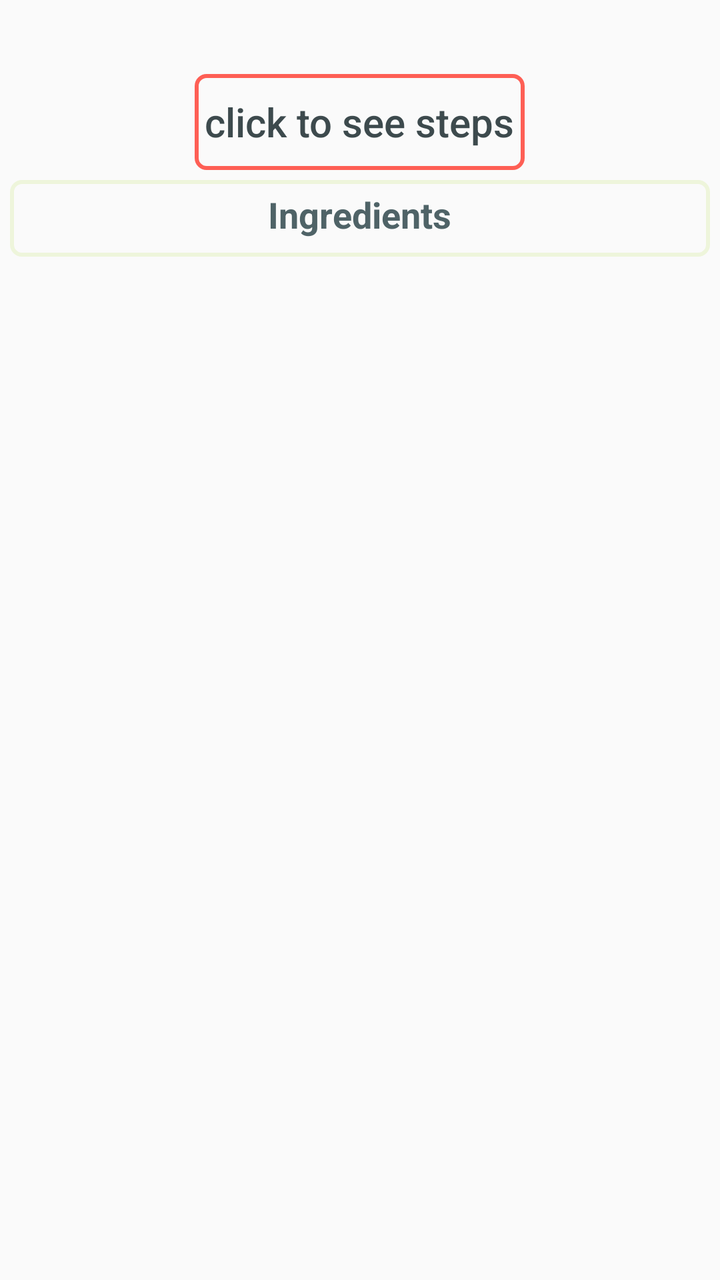
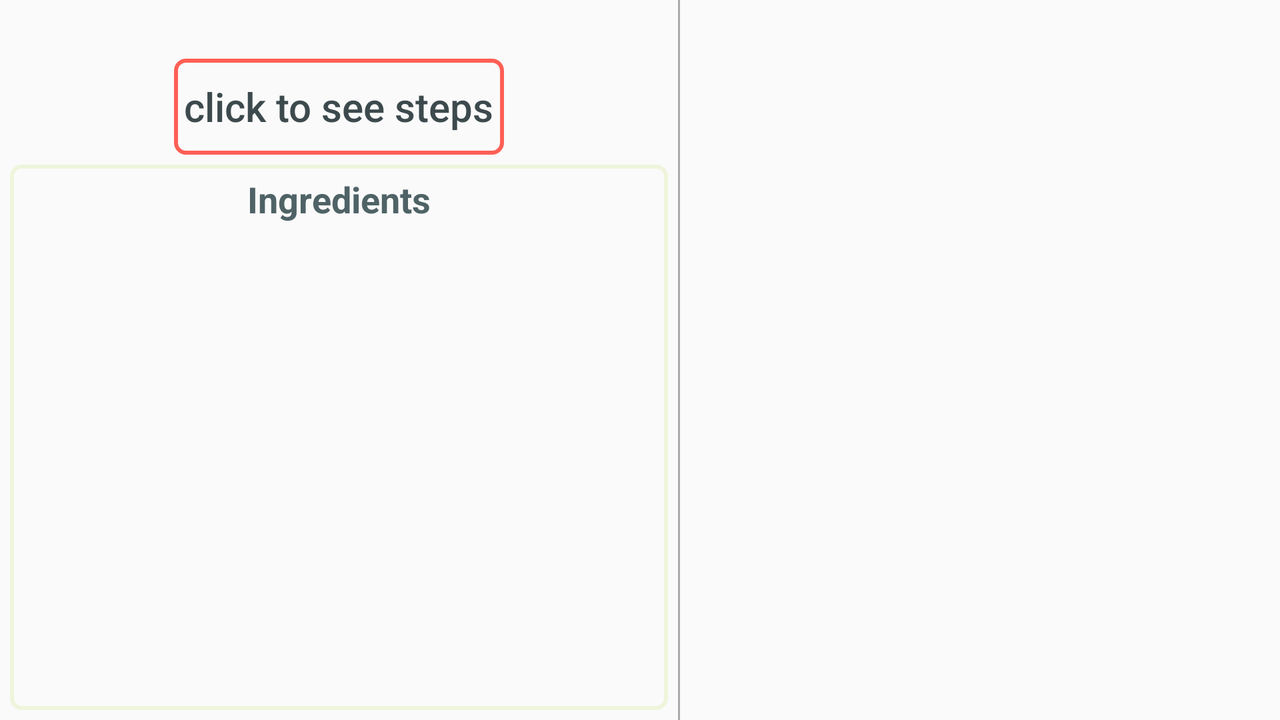

One screen, two layout resources from the same app: the default and the repository's alternative for another configuration. Each is rendered where Android would select it; the XML of both is given below.
<!-- AndroidManifest.xml: application theme AppTheme -->
<!-- res/layout/activity_detials.xml -->
<?xml version="1.0" encoding="utf-8"?>
<LinearLayout xmlns:android="http://schemas.android.com/apk/res/android"
    xmlns:tools="http://schemas.android.com/tools"
    android:layout_width="match_parent"
    android:layout_height="match_parent"
    tools:context="com.example.ibrahim.udacity_and_baking_app.modules.details.DetailsActivity">


    <LinearLayout
        android:id="@+id/linear_details"
        android:layout_width="match_parent"
        android:layout_height="match_parent"
        android:orientation="vertical"
        tools:ignore="UselessParent">

        <TextView
            android:id="@+id/tv_baking_name"
            android:layout_width="wrap_content"
            android:layout_height="wrap_content"
            android:layout_gravity="center"
            android:padding="5dp"
            android:textColor="@color/colorDarkBink"
            android:textSize="20sp"
            android:textStyle="bold" />

        <Button
            android:id="@+id/btn_show_details"
            android:layout_width="wrap_content"
            android:layout_height="wrap_content"
            android:layout_gravity="center"
            android:background="@drawable/border_bink"
            android:padding="5dp"
            android:text="@string/show_steps"
            android:textAppearance="@style/Base.TextAppearance.AppCompat.Title"
            android:textColor="@color/colorText"
            android:textSize="20sp" />

        <LinearLayout
            android:id="@+id/linear_ingredients"
            android:layout_width="match_parent"
            android:layout_height="wrap_content"
            android:layout_marginBottom="5dp"
            android:layout_marginLeft="5dp"
            android:layout_marginRight="5dp"
            android:layout_marginTop="5dp"
            android:background="@drawable/border_ivory"
            android:orientation="vertical"
            android:padding="5dp">

            <TextView
                android:layout_width="wrap_content"
                android:layout_height="wrap_content"
                android:layout_gravity="center"
                android:text="@string/ingredients"
                android:textColor="@color/colorTextTitle"
                android:textSize="18sp"
                android:textStyle="bold" />

            <RelativeLayout
                android:layout_width="match_parent"
                android:layout_height="wrap_content"
                android:orientation="horizontal">


                <android.support.v7.widget.RecyclerView
                    android:id="@+id/ingredients_list"
                    android:layout_width="match_parent"
                    android:layout_height="wrap_content"
                    android:padding="2dp"
                    android:scrollbars="vertical" />


            </RelativeLayout>
        </LinearLayout>


        <LinearLayout
            android:id="@+id/linear_steps"
            android:layout_width="match_parent"
            android:layout_height="match_parent"
            android:layout_marginBottom="5dp"
            android:layout_marginLeft="5dp"
            android:layout_marginRight="5dp"
            android:layout_marginTop="5dp"
            android:background="@drawable/border_ivory"
            android:orientation="horizontal"
            android:padding="5dp"
            android:visibility="gone">


            <LinearLayout
                android:layout_width="match_parent"
                android:layout_height="wrap_content"
                android:orientation="vertical">


                <TextView
                    android:layout_width="wrap_content"
                    android:layout_height="wrap_content"
                    android:layout_gravity="center"
                    android:text="@string/steps"
                    android:textColor="@color/colorTextTitle"
                    android:textSize="18sp"
                    android:textStyle="bold" />

                <TextView
                    android:layout_width="wrap_content"
                    android:layout_height="wrap_content"
                    android:layout_gravity="center"
                    android:text="@string/see_video"
                    android:textColor="@color/colorTextTitle"
                    android:textSize="14sp"
                    android:textStyle="bold" />


                <android.support.v7.widget.RecyclerView
                    android:id="@+id/step_list"
                    android:layout_width="match_parent"
                    android:layout_height="match_parent"
                    android:padding="2dp"
                    android:scrollbars="vertical" />


            </LinearLayout>
        </LinearLayout>
    </LinearLayout>
</LinearLayout>
<!-- resources referenced by this layout -->
<resources>
  <color name="colorDarkBink">#a92e27</color>
  <color name="colorText">#3d4a4d</color>
  <color name="colorTextTitle">#4F6367</color>
  <!-- drawable border_bink (drawable) -->
  <?xml version="1.0" encoding="UTF-8"?>
  <shape xmlns:android="http://schemas.android.com/apk/res/android"
      android:id="@+id/rectangle">
      <stroke
          android:width="2dp"
          android:color="@color/colorBink" />
      <corners android:radius="5dp" />
  </shape>
  <!-- drawable border_ivory (drawable) -->
  <?xml version="1.0" encoding="UTF-8"?>
  <shape xmlns:android="http://schemas.android.com/apk/res/android">
      <stroke
          android:width="2dp"
          android:color="@color/colorIvory" />
      <corners android:radius="5dp" />
  </shape>
  <string name="ingredients">Ingredients</string>
  <string name="see_video">click on item to see video description</string>
  <string name="show_steps">click to see steps</string>
  <string name="steps">Steps</string>
  <style name="AppTheme" parent="Theme.AppCompat.Light.DarkActionBar">
          
          <item name="colorPrimary">@color/colorPrimary</item>
          <item name="colorPrimaryDark">@color/colorPrimaryDark</item>
          <item name="colorAccent">@color/colorAccent</item>
      </style>
  <color name="colorBink">#FE5F55</color>
  <color name="colorIvory">#EEF5DB</color>
  <color name="colorPrimary">#7A9E9F</color>
  <color name="colorPrimaryDark">#4F6367</color>
  <color name="colorAccent">#FF4081</color>
</resources>
<!-- res/layout-land/activity_detials.xml (the repository's variant of the layout above) -->
<!-- drawn on the phone turned sideways -->
<?xml version="1.0" encoding="utf-8"?>
<LinearLayout xmlns:android="http://schemas.android.com/apk/res/android"
    xmlns:tools="http://schemas.android.com/tools"
    android:layout_width="match_parent"
    android:layout_height="match_parent"
    android:orientation="horizontal"
    tools:context="com.example.ibrahim.udacity_and_baking_app.modules.details.DetailsActivity">

    <LinearLayout
        android:id="@+id/linear_details"
        android:layout_width="0dp"
        android:layout_height="match_parent"
        android:layout_weight="1"
        android:orientation="vertical">

        <TextView
            android:id="@+id/tv_baking_name"
            android:layout_width="wrap_content"
            android:layout_height="wrap_content"
            android:layout_gravity="center"
            android:textColor="@color/colorDarkBink"
            android:textSize="22sp"
            android:textStyle="bold" />

        <Button
            android:id="@+id/btn_show_details"
            android:layout_width="wrap_content"
            android:layout_height="wrap_content"
            android:layout_gravity="center"
            android:background="@drawable/border_bink"
            android:padding="5dp"
            android:text="@string/show_steps"
            android:textAppearance="@style/Base.TextAppearance.AppCompat.Title"
            android:textColor="@color/colorText"
            android:textSize="20sp" />

        <LinearLayout
            android:id="@+id/linear_ingredients"
            android:layout_width="match_parent"
            android:layout_height="match_parent"
            android:layout_marginBottom="5dp"
            android:layout_marginLeft="5dp"
            android:layout_marginRight="5dp"
            android:layout_marginTop="5dp"
            android:layout_weight="1"
            android:background="@drawable/border_ivory"
            android:orientation="vertical"
            android:padding="5dp"
            tools:ignore="NestedWeights">

            <TextView
                android:layout_width="wrap_content"
                android:layout_height="wrap_content"
                android:layout_gravity="center"
                android:text="@string/ingredients"
                android:textColor="@color/colorTextTitle"
                android:textSize="18sp"
                android:textStyle="bold" />

            <RelativeLayout
                android:layout_width="match_parent"
                android:layout_height="wrap_content"
                android:orientation="horizontal">

                <android.support.v7.widget.RecyclerView
                    android:id="@+id/ingredients_list"
                    android:layout_width="match_parent"
                    android:layout_height="wrap_content"
                    android:padding="2dp"
                    android:scrollbars="vertical" />


            </RelativeLayout>
        </LinearLayout>


        <LinearLayout
            android:id="@+id/linear_steps"
            android:layout_width="match_parent"
            android:layout_height="match_parent"
            android:layout_marginBottom="5dp"
            android:layout_marginLeft="5dp"
            android:layout_marginRight="5dp"
            android:layout_marginTop="5dp"
            android:layout_weight="1"
            android:background="@drawable/border_ivory"
            android:baselineAligned="false"
            android:orientation="horizontal"
            android:padding="5dp"
            android:visibility="gone">

            <LinearLayout
                android:layout_width="0dp"
                android:layout_height="match_parent"
                android:layout_weight="1"
                android:orientation="vertical"
                tools:ignore="UselessParent">


                <TextView
                    android:layout_width="wrap_content"
                    android:layout_height="wrap_content"
                    android:layout_gravity="center"
                    android:text="@string/steps"
                    android:textColor="@color/colorTextTitle"
                    android:textSize="18sp"
                    android:textStyle="bold" />

                <TextView
                    android:layout_width="wrap_content"
                    android:layout_height="wrap_content"
                    android:layout_gravity="center"
                    android:text="@string/see_video"
                    android:textColor="@color/colorTextTitle"
                    android:textSize="14sp"
                    android:textStyle="bold" />


                <android.support.v7.widget.RecyclerView
                    android:id="@+id/step_list"
                    android:layout_width="match_parent"
                    android:layout_height="match_parent"
                    android:padding="2dp"
                    android:scrollbars="vertical" />


            </LinearLayout>
        </LinearLayout>

    </LinearLayout>

    <View
        android:id="@+id/view"
        android:layout_width="1dp"
        android:layout_height="match_parent"
        android:background="@android:color/darker_gray" />

    <RelativeLayout
        android:id="@+id/step_linear_layout"
        android:layout_width="300dp"
        android:layout_height="match_parent">

        <FrameLayout
            android:id="@+id/step_container"
            android:layout_width="match_parent"
            android:layout_height="match_parent"
            tools:ignore="InconsistentLayout" />

    </RelativeLayout>
</LinearLayout>
